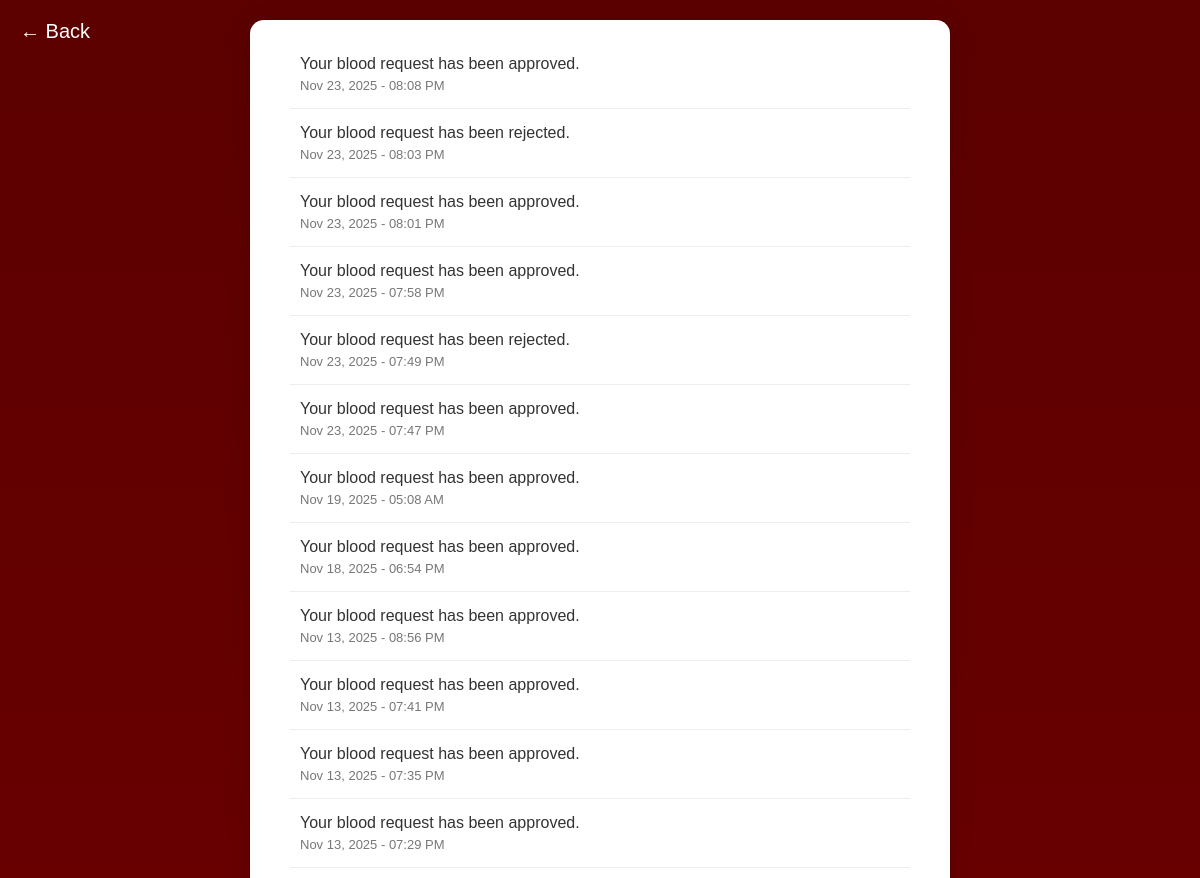
Page /hospital/notifications/ (signed in, upper part) on the earlier database version.
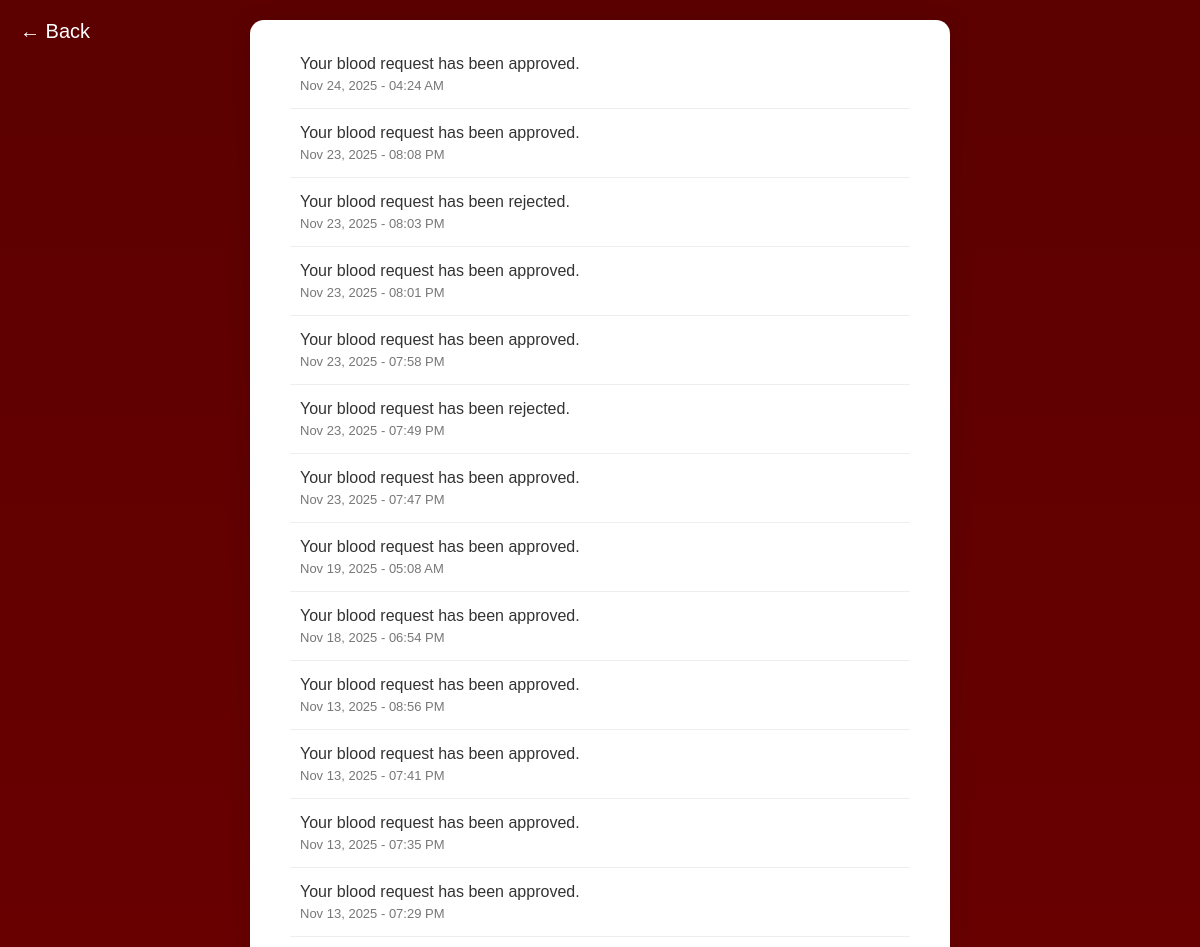
Same page on the later database version.
### blood_bank_app/models.py (models this page shows, shortened)
class HospitalNotification(models.Model):
    hospital = models.ForeignKey(User, on_delete=models.CASCADE, related_name='hospital_notifications')
    message = models.TextField()
    created_at = models.DateTimeField(auto_now_add=True)
    is_read = models.BooleanField(default=False)
    class Meta:
        ordering = ['-created_at']
        verbose_name_plural = "Hospital Notifications"

### blood_bank_app/views.py (the view)
# urls.py: path('hospital/notifications/', views.hospital_notifications, name='hospital_notifications'),
@login_required
def hospital_notifications(request):
    hospital_user = request.user
    notifications = HospitalNotification.objects.filter(
        hospital=hospital_user
    ).order_by('-created_at')
    notifications.filter(is_read=False).update(is_read=True)
    return render(request, 'hospital/hospital_notifications.html', {'notifications': notifications})

### blood_bank_app/templates/hospital/hospital_notifications.html (shortened to what this page needs)
{% extends 'master.html' %}
{% load static %}
{% block content %}
<a href="javascript:history.back()" class="back-arrow">&#8592; Back</a>
<div class="notification-page">
  <div class="notification-container">
    {% if notifications %}
      <ul class="notification-list">
        {% for note in notifications %}
          <li class="notification-item {% if not note.is_read %}unread{% endif %}">
            <div class="message">{{ note.message }}</div>
            <div class="timestamp">{{ note.created_at|date:"M d, Y - h:i A" }}</div>
          </li>
        {% endfor %}
      </ul>
    {% else %}
      <p class="no-notifications">No notifications available.</p>
    {% endif %}
  </div>
</div>
{% endblock %}

Differences in the rows shown:
added HospitalNotification: message "Your blood request has been approved.", created_at "Nov 24, 2025 - 04:24 AM"
